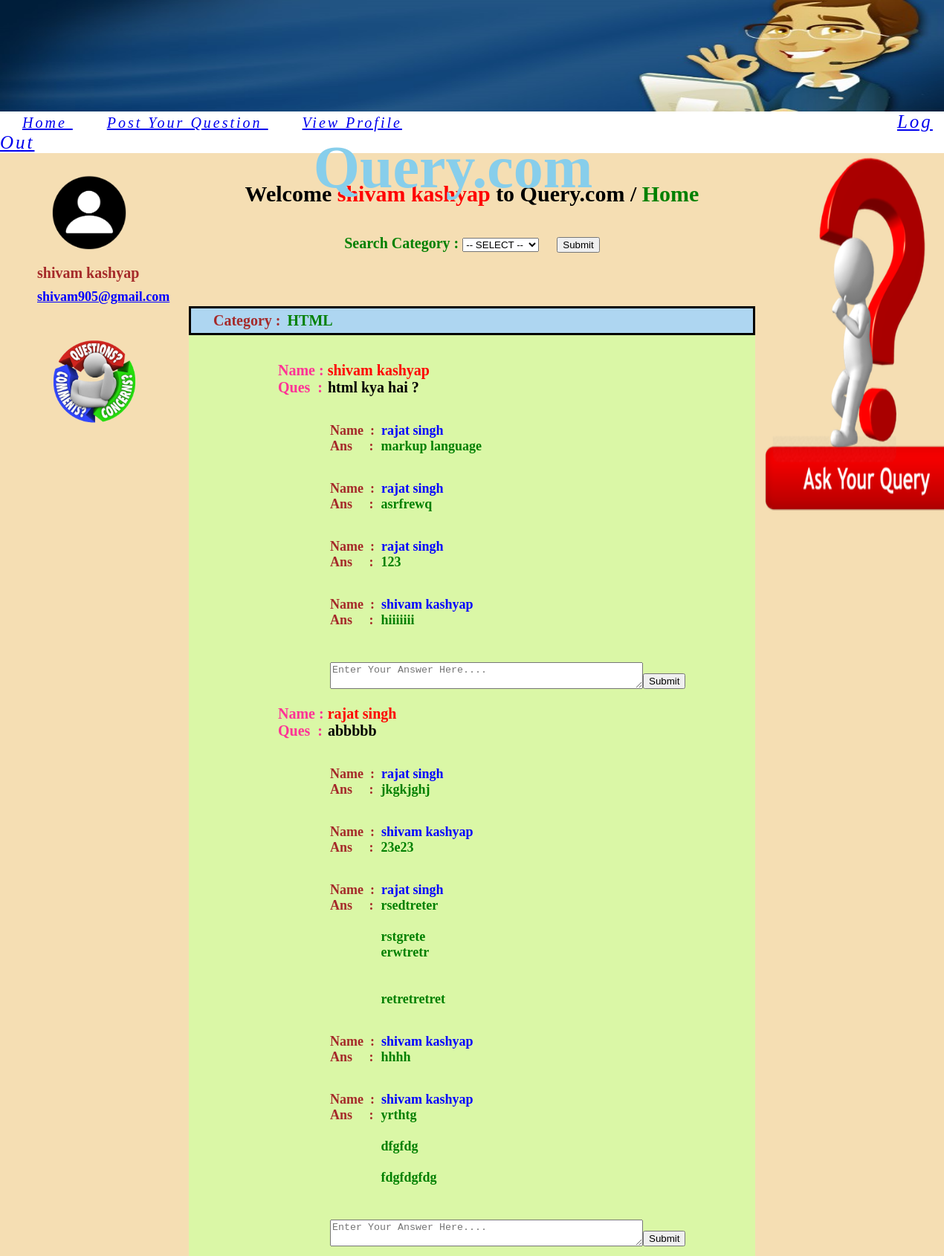
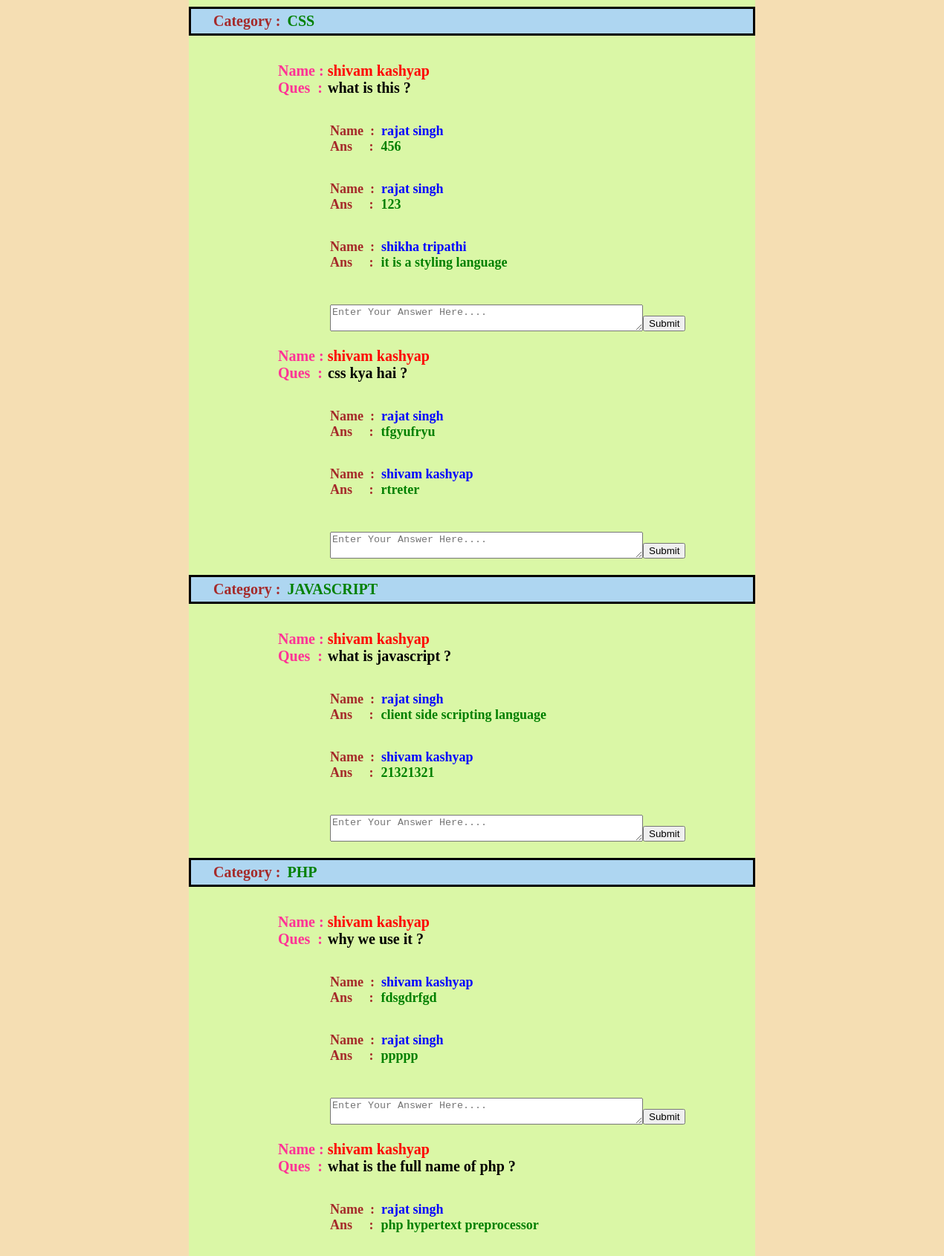
/home.php (signed in, upper part), run on the app's committed database (2 pictures, top to bottom).
### tables this page shows
CREATE TABLE `category` (
  `category_id` int(11) NOT NULL,
  `category_name` varchar(30) NOT NULL
);

CREATE TABLE `question_record` (
  `question_id` int(11) NOT NULL,
  `question` varchar(100) NOT NULL,
  `category_id` int(11) NOT NULL,
  `user_id` int(11) NOT NULL
);

CREATE TABLE `user_details` (
  `user_id` int(11) NOT NULL,
  `first_name` varchar(30) NOT NULL,
  `last_name` varchar(30) NOT NULL,
  `dob` date NOT NULL,
  `gender` varchar(20) NOT NULL,
  `address` varchar(50) NOT NULL,
  `city` varchar(30) NOT NULL,
  `qualification` varchar(20) NOT NULL,
  `mobile_no` varchar(10) NOT NULL,
  `email_id` varchar(40) NOT NULL,
  `password` varchar(20) NOT NULL,
  `c_password` varchar(20) NOT NULL
);

CREATE TABLE `answer_record` (
  `answer_id` int(11) NOT NULL,
  `answer` varchar(100) NOT NULL,
  `user_id` int(11) NOT NULL,
  `category_id` int(11) NOT NULL,
  `question_id` int(11) NOT NULL
);

### home.php (the view, shortened to what this page needs)
<!DOCTYPE html>
<html>
<head>
<link rel="stylesheet" type="text/css" href="style.css">
</head>
<body>
<div class="container">
<nav align="left">
      <a href="home.php" >Home </a>&nbsp;&nbsp;&nbsp;
      <a href="post_question.php">Post Your Question </a>&nbsp;&nbsp;&nbsp;
      <a href="profile.php">View Profile</a>&nbsp;&nbsp;&nbsp;
      <a class="a1" href="logout.php">Log Out</a>&nbsp;&nbsp;&nbsp;
  </nav>
  <div class="leftpane">
    <span style="position: absolute; max-height: 200px; width: 200px; margin-left: 50px; ">
<a href="profile.php"><img src="images/pro.png" height="100px" width="100px" style="float:left;margin-left: 20px; margin-top: 30px;"></a>
  <b style="font-size: 20px; color: brown; margin-top: 20px; float: left; position: relative;"><?php echo $_SESSION['username'];?></b>
<b style="font-size: 18px; color: blue; float: left; margin-top:10px; position: relative;"><u><?php echo $_SESSION['email'];?> </u></b>
</span>
 </div>
 <div class="rightpane">
    <img src="images/query.png" height="500px" width="300px" style="position:relative;">
  </div>
 <div class="middlepane">
<br>
 <h1 align="center" style="font-size: 30px;">Welcome <b style="color: red;"><?php echo $_SESSION['username'];?></b> to Query.com / <b style="color: green">Home</b></h1><br>
<form name="search" method="post" action="home_cat.php" align="center">
  <b style="font-size: 20px; color: green;">Search Category : <select name="category">
<option value= "0">-- SELECT --</option>
         </select></b> <input type="submit" name="submit" style="margin-left: 20px;">
         <br><br>
       </form>
<br><br><br>
<?php
include ("connection.php");
$sql = "select * from category";
    $selres = mysqli_query($conn,$sql);
     if(mysqli_num_rows($selres) > 0)
    {
      while($row = mysqli_fetch_assoc($selres))
      {
        $cate = $row["category_name"];
        $cid = $row["category_id"];
        ?>
<div class="bb" style="border-style: solid; background-color:#AED6F1; padding: 5px;">
<b style='font-size: 20px; color: brown; margin-left:25px;'>Category :</b>
  <b style='font-size: 20px; color: green; margin-left:5px;'>
    <?php echo $cate; ?></b></div><div class="bb" style=" background-color:#DAF7A6;">
<br><br>
<?php
$sql1 = "SELECT question_record.*,user_details.* FROM question_record LEFT JOIN user_details ON question_record.user_id = user_details.user_id where question_record.category_id = '".$cid."'";
    $selres1 = mysqli_query($conn,$sql1);
     if(mysqli_num_rows($selres1) > 0)
    {
      while($row = mysqli_fetch_assoc($selres1))
      {
       $name = $row['first_name']." ".$row['last_name'];
       $que = $row["question"];
       $qid = $row["question_id"];
        ?>
<b style='font-size: 20px; color: #FF3396; margin-left:120px;'>Name :</b><b style='font-size: 20px; color: red; margin-left:5px;'><?php echo $name; ?></b>
  <br>
<div class="row">
  <div class="column" style="margin-left:120px;">
        <b style='font-size: 20px; color: #FF3396;'>Ques &nbsp;:</b></div>
    <div class="column" style= "margin-left: 7px;">
        <b style='font-size: 20px; color: black; '><?php echo nl2br($que); ?></b>
  </div>
</div>
        <br><br>
<?php
        $sql2 = "SELECT answer_record.*,user_details.* FROM answer_record LEFT JOIN user_details ON answer_record.user_id = user_details.user_id where answer_record.question_id='".$qid."'";
    $selres2 = mysqli_query($conn,$sql2);
     if(mysqli_num_rows($selres2) > 0)
    {
      while($row = mysqli_fetch_assoc($selres2))
      {
        $aname = $row['first_name']." ".$row['last_name'];
   $answ = $row["answer"];
?>
<b style='font-size: 18px; color: brown; margin-left:190px;'>Name &nbsp;:</b>
  <b style='font-size: 18px; color: blue; margin-left:5px;'><?php echo $aname; ?></b>
        <br>
    <div class="row">
      <div class="column" style="margin-left:190px;">
        <b style='font-size: 18px; color: brown; margin-left:0px;'>Ans &nbsp;&nbsp;&nbsp;&nbsp;:</b>
      </div>
      <div class="column" style= "margin-left:10px;">
        <b style='font-size: 18px; color: green;'><?php echo nl2br($answ); ?></b>
      </div>
    </div>
        <br><br>
    <?php
    }} ?>
<form name="reply" method="post" action="insert_ans.php" align="left">
    <textarea name="answer" id="text1" rows="2" cols="50" placeholder="Enter Your Answer Here...." style="margin-top: 10px; margin-left: 190px;" wrap="on"></textarea>
  <input type="submit" name="submit" style="position: absolute; margin-top: 25px;">
  <br><br>  </form>
<?php }}
  ?>
 <?php
}}
?>
</div>
</div>
</body>
</html>

### style.css (style rules this page uses)
body, html { width: 100%; height: 100%; margin: 0; background-color: wheat; }
.container { width: 100%; height: 100%; }
.leftpane { width: 20%; height: 80%; float: left;s border-collapse: collapse; }
.middlepane { width: 60%; height: 80%; float: left; border-collapse: collapse; }
.rightpane { width: 20%; height: 80%; float: right; max-height: 100%; max-width: 100%; border-collapse: collapse; }
nav { background-color: white; }
nav a { font-size: 20px; letter-spacing: 3px; font-style:oblique; margin-left: 30px; }
nav a.a1 { font-size: 25px; letter-spacing: 3px; font-style:oblique; margin-left: 650px; }

### home.php (style rules this page uses)
.column { float: left; }
.row:after { content: ""; display: table; clear: both; }

### data on the page
category: category_name "HTML"
question_record: user.last_name "shivam kashyap", question "html kya hai ?"
answer_record: user.last_name "rajat singh", answer "markup language"
answer_record: user.last_name "rajat singh", answer "asrfrewq"
answer_record: user.last_name "rajat singh", answer "123"
answer_record: user.last_name "shivam kashyap", answer "hiiiiiii"
question_record: user.last_name "rajat singh", question "abbbbb"
answer_record: user.last_name "rajat singh", answer "jkgkjghj"
answer_record: user.last_name "shivam kashyap", answer "23e23"
answer_record: user.last_name "rajat singh", answer "rsedtreter rstgrete erwtretr retretretret"
answer_record: user.last_name "shivam kashyap", answer "hhhh"
answer_record: user.last_name "shivam kashyap", answer "yrthtg dfgfdg fdgfdgfdg"
category: category_name "CSS"
question_record: user.last_name "shivam kashyap", question "what is this ?"
answer_record: user.last_name "rajat singh", answer "456"
answer_record: user.last_name "rajat singh", answer "123"
answer_record: user.last_name "shikha tripathi", answer "it is a styling language"
question_record: user.last_name "shivam kashyap", question "css kya hai ?"
answer_record: user.last_name "rajat singh", answer "tfgyufryu"
answer_record: user.last_name "shivam kashyap", answer "rtreter"
category: category_name "JAVASCRIPT"
question_record: user.last_name "shivam kashyap", question "what is javascript ?"
answer_record: user.last_name "rajat singh", answer "client side scripting language"
answer_record: user.last_name "shivam kashyap", answer "21321321"
category: category_name "PHP"
question_record: user.last_name "shivam kashyap", question "why we use it ?"
answer_record: user.last_name "shivam kashyap", answer "fdsgdrfgd"
answer_record: user.last_name "rajat singh", answer "ppppp"
question_record: user.last_name "shivam kashyap", question "what is the full name of php ?"
answer_record: user.last_name "rajat singh", answer "php hypertext preprocessor"

### other printed values
$_SESSION['username'] "shivam kashyap"
$_SESSION['email'] "shivam905@gmail.com"
